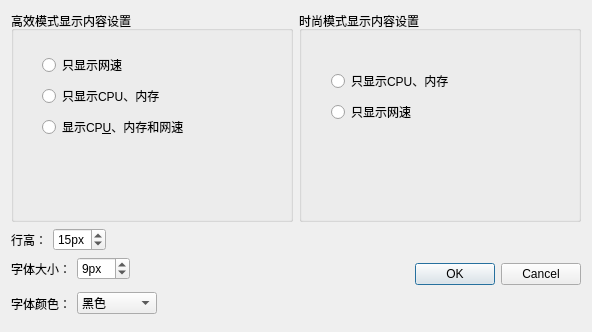
<?xml version="1.0" encoding="UTF-8"?>
<ui version="4.0">
 <class>pluginSettingDialog</class>
 <widget class="QDialog" name="pluginSettingDialog">
  <property name="windowModality">
   <enum>Qt::WindowModal</enum>
  </property>
  <property name="geometry">
   <rect>
    <x>0</x>
    <y>0</y>
    <width>592</width>
    <height>332</height>
   </rect>
  </property>
  <property name="windowTitle">
   <string>系统监控插件设置</string>
  </property>
  <property name="styleSheet">
   <string notr="true"/>
  </property>
  <layout class="QGridLayout" name="gridLayout">
   <item row="0" column="0">
    <widget class="QGroupBox" name="displayContentSettingGroupBox">
     <property name="title">
      <string>高效模式显示内容设置</string>
     </property>
     <widget class="QWidget" name="layoutWidget">
      <property name="geometry">
       <rect>
        <x>31</x>
        <y>41</y>
        <width>174</width>
        <height>90</height>
       </rect>
      </property>
      <layout class="QVBoxLayout" name="verticalLayout_2">
       <item>
        <widget class="QRadioButton" name="onlyNetSpeedRadioButton">
         <property name="text">
          <string>只显示网速</string>
         </property>
        </widget>
       </item>
       <item>
        <widget class="QRadioButton" name="onlyCPUMEMRadioButton">
         <property name="text">
          <string>只显示CPU、内存</string>
         </property>
        </widget>
       </item>
       <item>
        <widget class="QRadioButton" name="showAllRadioButton">
         <property name="text">
          <string>显示CP&amp;U、内存和网速</string>
         </property>
        </widget>
       </item>
      </layout>
     </widget>
    </widget>
   </item>
   <item row="0" column="1">
    <widget class="QGroupBox" name="fashionDisplayContentSettingGroupBox">
     <property name="title">
      <string>时尚模式显示内容设置</string>
     </property>
     <widget class="QWidget" name="layoutWidget">
      <property name="geometry">
       <rect>
        <x>32</x>
        <y>57</y>
        <width>146</width>
        <height>59</height>
       </rect>
      </property>
      <layout class="QVBoxLayout" name="verticalLayout_3">
       <item>
        <widget class="QRadioButton" name="fashionOnlyCPUMEMRadioButton">
         <property name="text">
          <string>只显示CPU、内存</string>
         </property>
        </widget>
       </item>
       <item>
        <widget class="QRadioButton" name="fashionOnlyNetSpeedRadioButton">
         <property name="text">
          <string>只显示网速</string>
         </property>
        </widget>
       </item>
      </layout>
     </widget>
    </widget>
   </item>
   <item row="1" column="0">
    <layout class="QVBoxLayout" name="verticalLayout">
     <item>
      <layout class="QHBoxLayout" name="horizontalLayout">
       <property name="sizeConstraint">
        <enum>QLayout::SetMinimumSize</enum>
       </property>
       <item>
        <widget class="QLabel" name="label">
         <property name="text">
          <string>行高：</string>
         </property>
        </widget>
       </item>
       <item>
        <widget class="QSpinBox" name="lineHeightSpinBox">
         <property name="buttonSymbols">
          <enum>QAbstractSpinBox::UpDownArrows</enum>
         </property>
         <property name="suffix">
          <string>px</string>
         </property>
         <property name="minimum">
          <number>5</number>
         </property>
         <property name="maximum">
          <number>40</number>
         </property>
         <property name="singleStep">
          <number>1</number>
         </property>
         <property name="value">
          <number>15</number>
         </property>
        </widget>
       </item>
       <item>
        <spacer name="horizontalSpacer">
         <property name="orientation">
          <enum>Qt::Horizontal</enum>
         </property>
         <property name="sizeHint" stdset="0">
          <size>
           <width>40</width>
           <height>20</height>
          </size>
         </property>
        </spacer>
       </item>
      </layout>
     </item>
     <item>
      <layout class="QHBoxLayout" name="horizontalLayout_2">
       <property name="sizeConstraint">
        <enum>QLayout::SetMinimumSize</enum>
       </property>
       <item>
        <widget class="QLabel" name="label_2">
         <property name="text">
          <string>字体大小：</string>
         </property>
        </widget>
       </item>
       <item>
        <widget class="QSpinBox" name="fontSizeSpinBox">
         <property name="buttonSymbols">
          <enum>QAbstractSpinBox::UpDownArrows</enum>
         </property>
         <property name="suffix">
          <string>px</string>
         </property>
         <property name="minimum">
          <number>5</number>
         </property>
         <property name="maximum">
          <number>20</number>
         </property>
         <property name="singleStep">
          <number>1</number>
         </property>
         <property name="value">
          <number>9</number>
         </property>
        </widget>
       </item>
       <item>
        <spacer name="horizontalSpacer_2">
         <property name="orientation">
          <enum>Qt::Horizontal</enum>
         </property>
         <property name="sizeHint" stdset="0">
          <size>
           <width>40</width>
           <height>20</height>
          </size>
         </property>
        </spacer>
       </item>
      </layout>
     </item>
     <item>
      <layout class="QHBoxLayout" name="horizontalLayout_3">
       <item>
        <widget class="QLabel" name="label_3">
         <property name="text">
          <string>字体颜色：</string>
         </property>
        </widget>
       </item>
       <item>
        <widget class="QComboBox" name="fontColorComboBox">
         <property name="minimumSize">
          <size>
           <width>80</width>
           <height>0</height>
          </size>
         </property>
         <property name="currentText">
          <string>黑色</string>
         </property>
         <property name="currentIndex">
          <number>1</number>
         </property>
         <item>
          <property name="text">
           <string>白色</string>
          </property>
         </item>
         <item>
          <property name="text">
           <string>黑色</string>
          </property>
         </item>
        </widget>
       </item>
       <item>
        <spacer name="horizontalSpacer_3">
         <property name="orientation">
          <enum>Qt::Horizontal</enum>
         </property>
         <property name="sizeHint" stdset="0">
          <size>
           <width>13</width>
           <height>35</height>
          </size>
         </property>
        </spacer>
       </item>
      </layout>
     </item>
    </layout>
   </item>
   <item row="1" column="1">
    <widget class="QDialogButtonBox" name="buttonBox">
     <property name="orientation">
      <enum>Qt::Horizontal</enum>
     </property>
     <property name="standardButtons">
      <set>QDialogButtonBox::Cancel|QDialogButtonBox::Ok</set>
     </property>
    </widget>
   </item>
  </layout>
  <zorder>fashionDisplayContentSettingGroupBox</zorder>
  <zorder>displayContentSettingGroupBox</zorder>
  <zorder>buttonBox</zorder>
 </widget>
 <resources/>
 <connections>
  <connection>
   <sender>buttonBox</sender>
   <signal>accepted()</signal>
   <receiver>pluginSettingDialog</receiver>
   <slot>accept()</slot>
   <hints>
    <hint type="sourcelabel">
     <x>248</x>
     <y>254</y>
    </hint>
    <hint type="destinationlabel">
     <x>157</x>
     <y>274</y>
    </hint>
   </hints>
  </connection>
  <connection>
   <sender>buttonBox</sender>
   <signal>rejected()</signal>
   <receiver>pluginSettingDialog</receiver>
   <slot>reject()</slot>
   <hints>
    <hint type="sourcelabel">
     <x>316</x>
     <y>260</y>
    </hint>
    <hint type="destinationlabel">
     <x>286</x>
     <y>274</y>
    </hint>
   </hints>
  </connection>
 </connections>
</ui>
